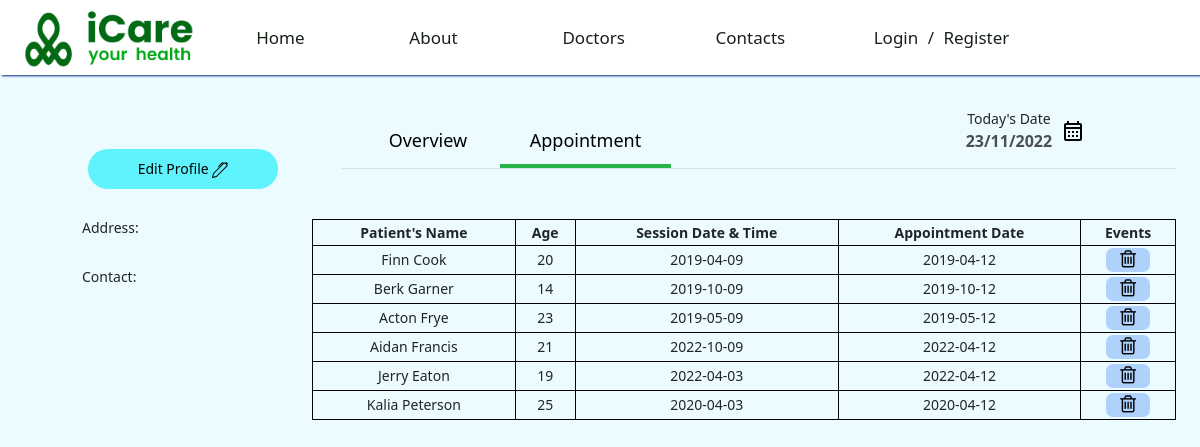
/doctor-profile-appointment.php, run on the app's committed database.
### tables this page shows
CREATE TABLE patient2doctor
(
    patient_review VARCHAR(150),
    doctor_answer VARCHAR(150),
    date_registered DATE NOT NULL,
    patient_star INT,
    request_status CHAR(1) NOT NULL,
    initial_condition VARCHAR(250),
    meeting_date DATE NOT NULL,
    meeting_id INT NOT NULL auto_increment,
    doc_id INT NOT NULL,
    patient_id INT NOT NULL,
    PRIMARY KEY (meeting_id),
    FOREIGN KEY (doc_id) REFERENCES doctor(doc_id),
    FOREIGN KEY (patient_id) REFERENCES patient(patient_id)
);

CREATE TABLE patient
(
    patient_name VARCHAR(50) NOT NULL,
    patient_id INT NOT NULL auto_increment,
    nic_number VARCHAR(20) NOT NULL,
    age INT,
    house_number VARCHAR(50),
    street VARCHAR(50),
    ward VARCHAR(50),
    district VARCHAR(50),
    city VARCHAR(50),
    image_url VARCHAR(200),
    PRIMARY KEY (patient_id),
    UNIQUE (nic_number)
);

### views/profile-components/patient-appointment.php (the view, shortened to what this page needs)
<?php
include "./services/connection.php";
$id = $_SESSION['doc_id'];
?>
<table class="patient-app-table">
    <thead>
        <th>Patient's Name</th>
        <th>Age</th>
        <th>Session Date & Time</th>
        <th>Appointment Date</th>
        <th>Events</th>
    </thead>
    <tbody>
        <?php
        $sql = "call getApprovedAppointments($id)";
        $result = mysqli_query($conn, $sql);
        while ($row = mysqli_fetch_assoc($result)) {
        ?>
            <tr>
                <td>
                    <?php echo $row['patient_name'] ?>
                </td>
                <td><?php echo $row['age'] ?></td>
                <td><?php echo $row['date_registered'] ?></td>
                <td><?php echo $row['meeting_date'] ?></td>
                <td>
                    <button class="cancel-button"><a class="cancel-link" href="#"><i class="fa fa-trash-o" style="font-size:20px"></i></a></button>
                </td>
            </tr>
        <?php } ?>
    </tbody>
</table>

### doctor-profile-appointment.php (shortened to what this page needs)
<!DOCTYPE html>
<html lang="en">
<head>
    <link rel="stylesheet" href="./assets/css/base.css">
    <link rel="stylesheet" href="./assets/css/main.css">
    <link href="https://cdn.jsdelivr.net/npm/bootstrap@5.0.2/dist/css/bootstrap.min.css" rel="stylesheet" />
    <link rel="stylesheet" href="https://cdnjs.cloudflare.com/ajax/libs/font-awesome/6.0.0-beta2/css/all.min.css" />
    <link rel="stylesheet" href="https://cdnjs.cloudflare.com/ajax/libs/font-awesome/4.7.0/css/font-awesome.min.css">
    <link rel="stylesheet" href="https://cdnjs.cloudflare.com/ajax/libs/font-awesome/4.7.0/css/font-awesome.min.css">
    <link rel="stylesheet" href="./assets/css/profile/user-info-card.css">
    <link rel="stylesheet" href="./assets/css/profile/section.css">
    <link rel="stylesheet" href="./assets/css/profile/profile-page.css">
    <link rel="stylesheet" href="./assets/css/profile/request-appointment.css">
    <link rel="stylesheet" href="./assets/css/profile/today-appointment.css">
    <link rel="stylesheet" href="./assets/css/profile/summary.css">
    <link rel="stylesheet" href="./assets/css/profile/review.css">
    <link rel="stylesheet" href="./assets/css/profile/patient-appointment.css">
</head>
<body>
    <header>
        <?php require_once("./views/header.php") ?>
    </header>
    <main>
        <?php require_once("./views/profile-components/user-info-card.php") ?>
        <div>
            <?php require_once("./views/profile-components/section-bar-doc-2.php") ?>
            <?php require_once("./views/profile-components/patient-appointment.php") ?>
        </div>
    </main>
</body>
</html>

### views/header.php (shortened to what this page needs)
<header class="sticky-top">
    <div id="site-header-wrapper">
        <div class="grid wide-m">
            <div class="header container-fluid">
                <div class="site-branch">
                    <a href="./">
                        <img src="./assets/img/logo/iCare-logo-navbar.png" alt="iCare logo image" />
                    </a>
                </div>
                <div class="site-nav">
                    <nav class="navbar navbar-expand-lg navbar-light">
                        <div class="container-fluid">
                            <div class="collapse navbar-collapse row gx-5" id="navbarResponsive">
                                <ul class="navbar-nav ml-auto">
                                    <li class="nav-item col-2">
                                        <a class="nav-link" href="./index.php?page=home">Home</a>
                                    </li>
                                    <li class="nav-item col-2">
                                        <a class="nav-link" href="./index.php?page=about">About</a>
                                    </li>
                                    <li class="nav-item col-2">
                                        <a class="nav-link" href="./index.php?page=doctors">Doctors</a>
                                    </li>
                                    <li class="nav-item col-2">
                                        <a class="nav-link" href="./index.php?page=contact">Contacts</a>
                                    </li>
                                    <?php
                                            if (!isset($_SESSION['email'])) {
                                                echo '<li class="nav-item col-4" style="margin:0.5rem;">
                                                          <a href="./index.php?page=login" class="nav-link" style="display:inline;"> Login </a>
                                                          <span style="font-size: 1.7rem"> / </span>
                                                          <a href="./index.php?page=register" class="nav-link" style="display:inline;"> Register </a>
                                                      </li>';
                                            }
                                    ?>
                                </ul>
                            </div>
                        </div>
                    </nav>
                    <div class="rightnav">
                    </div>
                </div>
            </div>
        </div>
    </div>
</header>

### views/profile-components/user-info-card.php (shortened to what this page needs)
<?php
    $username = "";
    $address = "";
?>
<div class="user-card">
    <div>
        <button class="edit-button"><a href="#" class="edit-profile">Edit Profile </a></button>
        <div class="user-info">Address: <span class="info"><?php echo $address ?></span></div>
        <div class="user-info">Contact: <span class="info"><?php echo $username ?></span></div>
    </div>
</div>

### views/profile-components/section-bar-doc-2.php
<div class="section-bar">
    <button class="section">
        <a href="doctor-profile-overview.php">Overview</a>
    </button>
    <button class="active section">
        <a href="doctor-profile-appointment.php">Appointment</a>
    </button>
    <div class="today-date-time">
        <div>
            <p class="date-title">Today's Date</p>
            <p class="today-date">
                23/11/2022
            </p>
        </div>
        <img class="calendar-icon" src="./assets/img//calendar.svg" alt="">
    </div>
</div>

### assets/css/base.css (style rules this page uses)
:root { --primary-color: #012884; --primary-text-color: #016A14; --white-color: #fff; --black-color: #000; --text-color: #7a7a7a; --black-text-color: #172017; --border-color: #dbdbdb; --background-color: #ebfbff; --header-height: 75px; --header-height-responsive: 120px; }
* { box-sizing: inherit; }
html { font-size: 62.5%; line-height: 1.6rem; font-family: "Roboto", sans-serif; box-sizing: border-box; -webkit-box-sizing: border-box; -moz-box-sizing: border-box; background-color: var(--background-color); }
body { background-color: var(--background-color); background-repeat: no-repeat; background-attachment: fixed; background-position: top center; color: var(--black-text-color); -webkit-font-smoothing: antialiased; font-smooth: antialiased; -moz-osx-font-smoothing: grayscale; }
a { text-decoration: none !important; }
.grid { width: 100%; display: block; padding: 0; display: flex; align-items: center; justify-content: center; }
.grid.wide-m { max-width: 1200px; margin: 0 auto; height: 100%; }
#site-header-wrapper { background-color: var(--white-color) !important; height: var(--header-height) !important; box-shadow: 2px 1px 2px var(--primary-color); }
#site-header-wrapper .header { display: flex; align-items: center; justify-content: space-between; position: relative; }
.site-branch { margin: 10px 15px; display: flex; align-items: center; }
.site-branch img { height: 60px; }
#site-header-wrapper .site-nav { display: flex; align-items: center; justify-content: center; padding-right: 60px; }
.navbar-nav { padding: 0 !important; }
.navbar .nav-item { display: inline-block; vertical-align: middle; }
.navbar .nav-link { color: var(--black-text-color) !important; font-size: 1.7rem; text-align: center; font-weight: 500; transition: all linear 0.1s; }
.rightnav { display: flex; align-items: center; justify-content: space-around; padding: 10px; }
a, a:hover, a:focus, a::before, a::after { outline: none; text-decoration: none; }
@media (min-width: 992px) { .navbar .nav-item { padding: 0 40px !important; } }
@media (min-width: 1200px) { .navbar .nav-item { padding: 0 50px !important; } }

### assets/css/profile/user-info-card.css (style rules this page uses)
.user-card { background-color: none; text-align: center; margin-left: 3em; margin-top: 3em; }
.edit-button { background-color: #5ef3fd; border: none; border-radius: 20px; padding: 10px 50px; margin: 2em 0em auto; }
a.edit-profile { color: black; text-decoration: none; font-size: 14px; line-height: 20px; font-weight: 500; }
.user-info { font-size: 14px; text-align: start; margin: 2em 2em; font-weight: 500; }

### assets/css/profile/section.css (style rules this page uses)
.section-bar { background-color: none; margin-top: 3em; margin-left: 3em; border-bottom: 1px solid rgba(0, 0, 0, 0.1); }
button.section a { color: black; text-decoration: none; }
.section { display: inline-block; font-size: 18px; padding: 10px 30px; }
.active { border-bottom: 4px solid rgba(40, 180, 70, 1) !important; }
button.section { background: none; border-top: none; border-left: none; border-right: none; border-bottom: none; }
.section:nth-of-type(1) { margin-left: 2%; }
.today-date-time { display: inline-block; font-size: 14px; text-align: center; margin-left: 45%; }
.today-date-time > div { padding-top: 0.2em; display: inline-block; }
.date-title { margin: 0; }
.today-date { font-size: 16px; opacity: 0.8; margin: 0; font-weight: 700; }
.calendar-icon { margin-bottom: 20%; margin-left: 5px; }
@media (max-width: 1350px) { .today-date-time { margin-left: 35%; } }

### assets/css/profile/profile-page.css (style rules this page uses)
body { background-color: #ebfbff; }
main { display: grid; grid-template-columns: 1fr 3fr; margin-left: 7%; margin-right: 7%; margin-bottom: 50px; }
@media (max-width: 1400px) { main { margin-left: 4%; margin-right: 4%; } }
@media (max-width: 1250px) { main { margin-left: 2%; margin-right: 2%; } }

### assets/css/profile/patient-appointment.css (style rules this page uses)
.patient-app-table { margin-top: 50px; margin-left: 3em; width: 100%; font-size: 14px; text-align: center; }
th, td { border: 1px solid black; padding: 2px 3px; }
.cancel-button { background-color: #AED2FC; border: none; border-radius: 7px; padding-left: 1em; padding-right: 1em; }
.cancel-link { text-decoration: none; color: black; }
@media (max-width: 1250px) { .patient-app-table { margin-left: 0; } }

### data on the page
patient2doctor: patient.patient_name "Finn Cook", patient.age "20", date_registered "2019-04-09", meeting_date "2019-04-12"
patient2doctor: patient.patient_name "Berk Garner", patient.age "14", date_registered "2019-10-09", meeting_date "2019-10-12"
patient2doctor: patient.patient_name "Acton Frye", patient.age "23", date_registered "2019-05-09", meeting_date "2019-05-12"
patient2doctor: patient.patient_name "Aidan Francis", patient.age "21", date_registered "2022-10-09", meeting_date "2022-04-12"
patient2doctor: patient.patient_name "Jerry Eaton", patient.age "19", date_registered "2022-04-03", meeting_date "2022-04-12"
patient2doctor: patient.patient_name "Kalia Peterson", patient.age "25", date_registered "2020-04-03", meeting_date "2020-04-12"
